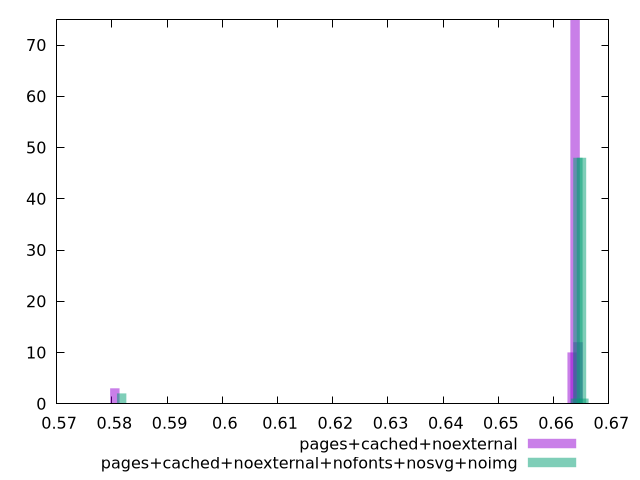

Recreate this plot in gnuplot.
$_pagesCachedNoexternal <<EOF
0.663351037161853 10
0.6638807292330496 75
0.580542510031454 3
0.6644104213042462 12
EOF
$_pagesCachedNoexternalNofontsNosvgNoimg <<EOF
0.663956874941681 1
0.6643894201370828 48
0.6650382379301853 48
0.5817732878153492 2
0.6654707831255872 1
EOF
set key outside below
set terminal pngcairo
set output "report_00005_2020-11-02T22-26-11.212Z/uses-rel-preload/uses-rel-preload_pages+cached+noexternal_pages+cached+noexternal+nofonts+nosvg+noimg+hist.png"
set boxwidth 0.001698565461882664
set style fill transparent solid 0.5 noborder
set yrange [0:75]
plot $_pagesCachedNoexternal title "pages+cached+noexternal" with boxes ,$_pagesCachedNoexternalNofontsNosvgNoimg title "pages+cached+noexternal+nofonts+nosvg+noimg" with boxes ,
